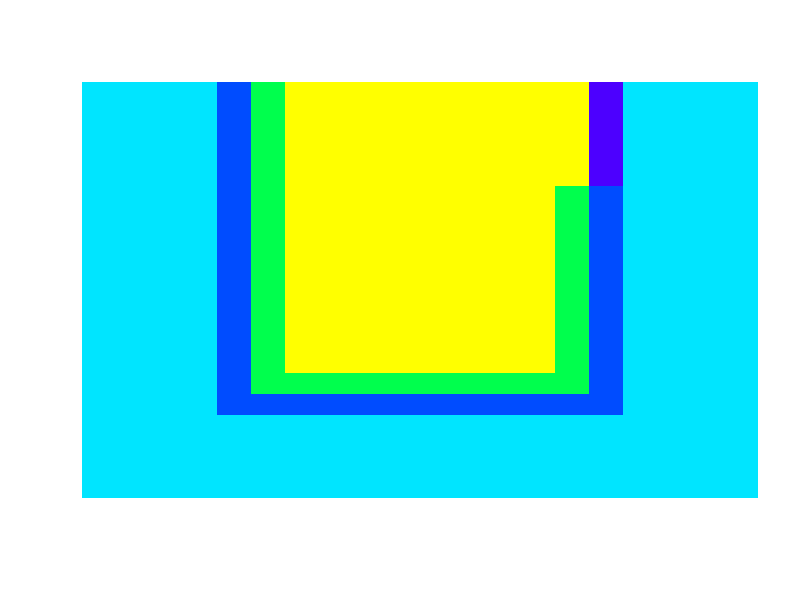

R code for this plot:
## ---- chunk 1
mold <- read.csv("mold000.csv", header = F) # reads in the initial mold from csv file
## ---- chunk 2
#initialize global properties
# FIND ACTUAL VALUES B!
Kc <- 1 # permeability of cake
Kd <- 1 # premeability of dry mold
Kw <- 1 # permeability of wet mold
Papp <- 1 # slip head pressure
Pwtd <- 0 # wet/dry plaster pressure
x <- 0.001 # element size
visc <- 1 # viscosity of water
fp <- 0.7 # solid fractions of plaster
fc <- 0.5 # solid fraction of cake
fs <- 0.2 # solid fraction of slip
## ---- chunk 3
m = as.matrix(mold)
m <- apply(m, 2, rev)
#par(mar=c(0, 0, 0, 0))
image(t(m), useRaster=TRUE, axes=FALSE, col = topo.colors(5))
